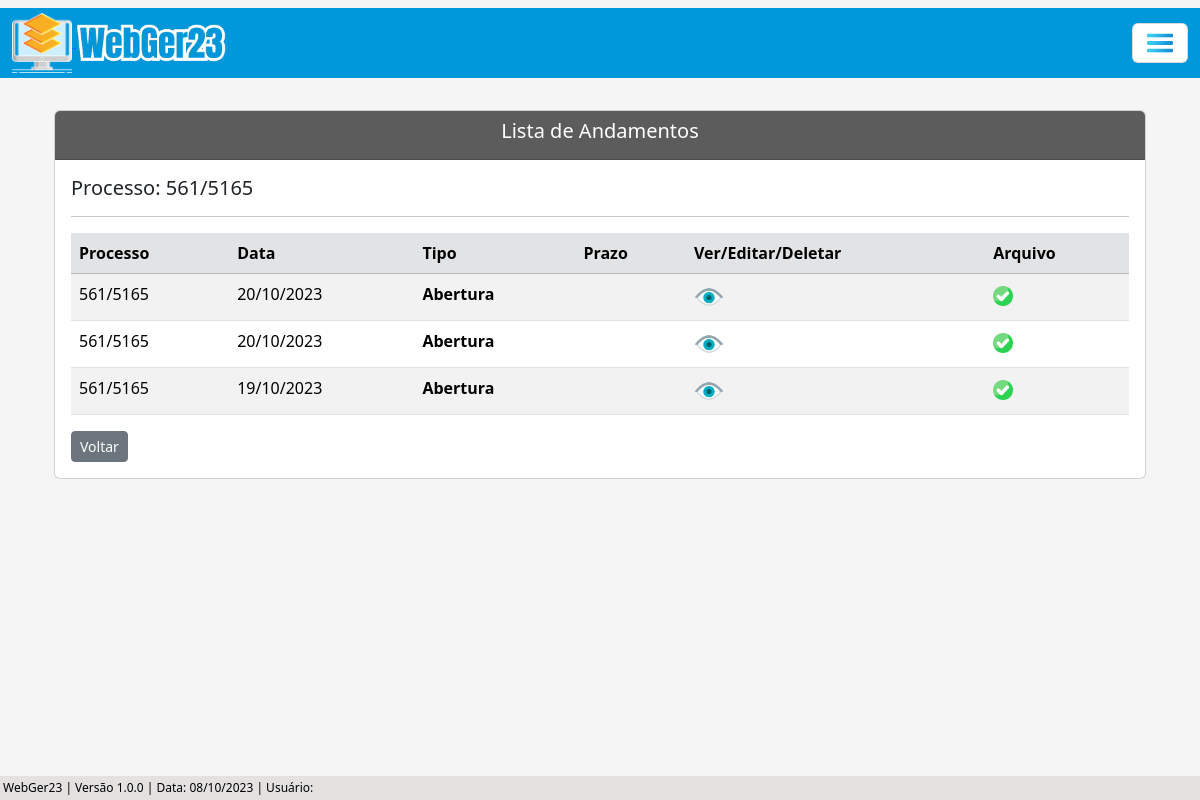
Before: /listar/andamento-adm-editar/1 with the older database file.
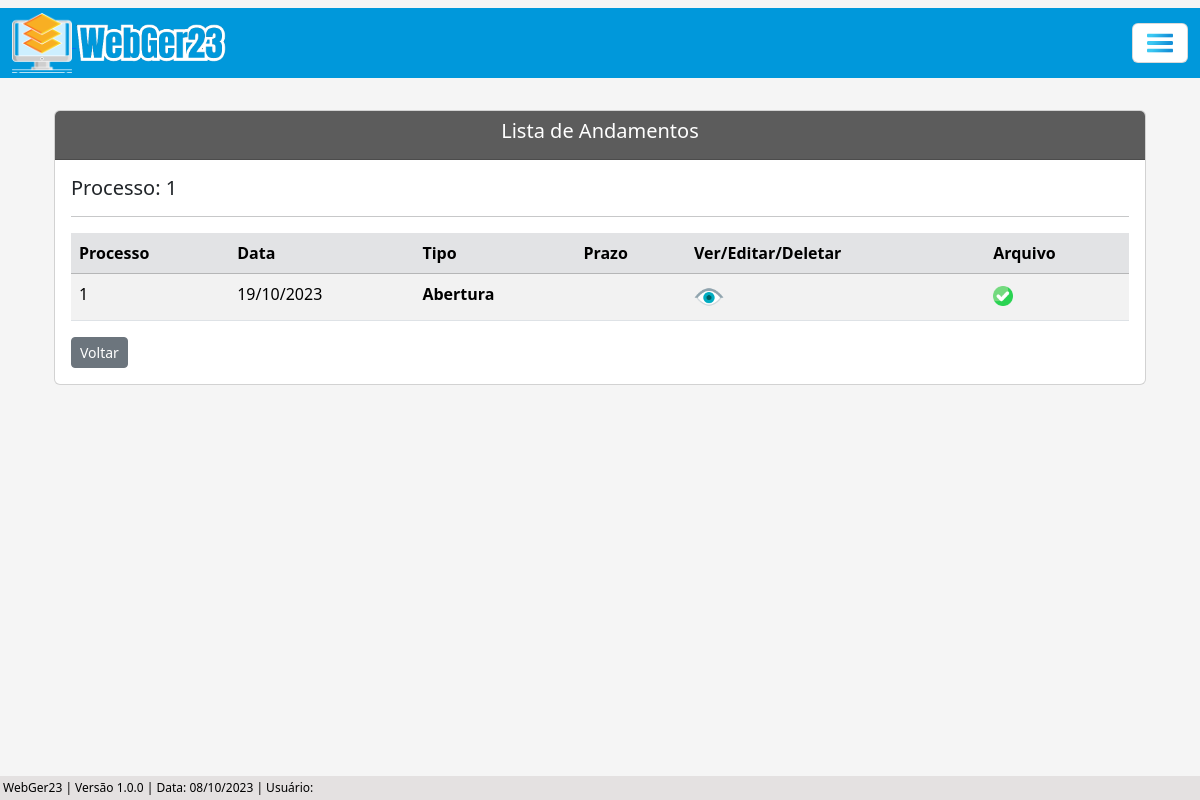
After: the same page with the newer database file.
### processo/models.py (models this page shows, shortened)
class Base(models.Model): # Classe base, será herdada pelas outras classes
    data_criacao = models.DateTimeField('data_criação', auto_now_add=True)
    usuario_criador = models.ForeignKey(get_user_model(), verbose_name='Usuário Criador', on_delete=models.SET_NULL, null=True)
    data_alteracao = models.DateTimeField('Alterado', auto_now=True)
    ativo = models.BooleanField('Ativo?', default=True)
    class Meta:
        abstract = True

class ProcessoAdm(Base):
    tipo_pessoas = (
        ('Física', 'Física'), ('Jurídica', 'Jurídica'),
    )
    numero = models.CharField(unique=True, verbose_name='N°', max_length=10) # Número do processo
    municipio = models.CharField(max_length=50, verbose_name='Município') # Município
    uf = models.CharField(max_length=2) # UF
    data_inicial = models.DateField(blank=True, null=True) # Data Inicial do Período do processo
    data_final = models.DateField(blank=True, null=True) # Data final do Período do processo
    data_div_ativa = models.DateField(blank=True, null=True) # Data dívida ativa
    valor_atributo = models.CharField(max_length=14, blank=True, null=True)  # Valor do atributo
    valor_multa = models.CharField(max_length=14, blank=True, null=True) # Valor da multa
    valor_credito = models.CharField(max_length=14, blank=True, null=True) # Valor do crédito
    valor_atualizado = models.CharField(max_length=14, blank=True, null=True) # Valor do atualizado
    data_valor_atualizado = models.DateField(blank=True, null=True) # Data valor atualizado
    nome_contribuinte = models.CharField(max_length=50)  # Nome / Razão Social
    tipo_pessoa = models.CharField(max_length=50, choices=tipo_pessoas) # Física / Jurídica # Utiliza choices(escolhas) para selecionar o tipo de pessoas
    documento = models.CharField(max_length=20, verbose_name='CPF/CNPJ', unique=True) # CPF / CNPJ
    nome_fantasia = models.CharField(max_length=50, blank=True, null=True) # Nome Fantasia
    email = models.EmailField(max_length=50, blank=True, null=True) # E-mail
    endereco = models.CharField(max_length=150) # Rua
    complemento = models.CharField(max_length=50, blank=True, null=True) # Complemento
    municipio_contribuinte = models.CharField(max_length=50, blank=True, null=True) # Município Contribuinte
    uf_contribuinte = models.CharField(max_length=2, verbose_name='UF', blank=True, null=True) # UF Contribuinte
    cep = models.CharField(max_length=10, blank=True, null=True) # CEP
    telefone = models.CharField(max_length=20, blank=True, null=True) # Telefone
    celular = models.CharField(max_length=20, blank=True, null=True) # Celular
    def __str__(self):
        return f'{self.numero}'

class AndamentoAdm(Base):
    situacao = (
        ('Sem Pagamento', 'Sem Pagamento'), ('Com Pagamento', 'Com Pagamento'),
    )
    processo = models.ForeignKey(ProcessoAdm, on_delete=models.CASCADE) # Relacionamento 'One to Many' (um para muitos)
    data_andamento = models.DateField(verbose_name='Data do Andamento')
    tipo_andamento = models.ForeignKey(TipoAndamentoAdm, on_delete=models.CASCADE)
    situacao_pagamento = models.CharField(max_length=100, choices=situacao, blank=True, null=True)
    valor_pago = models.CharField(max_length=14, blank=True, null=True)
    data_prazo = models.DateField(blank=True, null=True)
    funcionario = models.CharField(max_length=50, blank=True, null=True)
    data_recebimento = models.DateField(blank=True, null=True)
    complemento = models.CharField(max_length=150, blank=True, null=True)
    arquivo = models.FileField(upload_to='Arquivo/', verbose_name='Arquivo', blank=True)

class TipoAndamentoAdm(Base):
    tipo_andamento = models.CharField(max_length=100, verbose_name='Tipo de Andamento')
    def __str__(self):
        return self.tipo_andamento

### processo/views.py (the view)
# urls.py: path('listar/andamento-adm-editar/<int:pk>', AndamentoAdmListUpdate.as_view(), name='andamento-adm-list-update')
class AndamentoAdmListUpdate(ListView):
    model = ProcessoAdm
    template_name = 'processos/lists/andamento_adm_list_update.html'
    def get_queryset(self):
        pk_processo = self.kwargs.get('pk') # Pega a pk(primary key) da URL, pk do processo
        processo = ProcessoAdm.objects.get(pk=pk_processo)  # Pega o processo que possui a pk recebida (pk é a primary key do processo)
        andamentos = processo.andamentoadm_set.all()  # Pega todos os atributos do andamento
        return andamentos
    def get_context_data(self, **kwargs):
        processo_pk = self.kwargs.get('pk') # Pega a PK do processo através da URL
        context = super().get_context_data(**kwargs)
        context['dados_processo'] = ProcessoAdm.objects.filter(pk=processo_pk) # Filtra os dados do processo através da pk
        return context

### processo/templates/processos/lists/andamento_adm_list_update.html (shortened to what this page needs)
{% extends 'index.html' %}
{% load static %}
{% block conteudo %}
    <div class="container p-4">
        <div class="card">
            <div class="card-header text-white" style="background-color: #5c5c5c;">
                    <h5 style="text-align: center;">Lista de Andamentos</h5>
            </div>
            <div class="card-body">
                {% for atributo in dados_processo %}
                    <h5>Processo: {{ atributo.numero }}</h5>
                {% endfor %}
                <hr>
                <div class="table-responsive">
                    <table class="table table-striped" id="tabela-listar-andamento">
                        <thead>
                            <tr class="table-secondary">
                                <th>Processo</th>
                                <th>Data</th>
                                <th>Tipo</th>
                                <th>Prazo</th>
                                    <th>Ver/Editar/Deletar</th>
                                <th>Arquivo</th>
                            </tr>
                        </thead>
                        <tbody>
                            {% for andamento in object_list %}
                            <tr>
                                <td>{{ andamento.processo }}</td>
                                <td>{{ andamento.data_andamento|date:"d/m/Y" }}</td>
                                <td><b>{{ andamento.tipo_andamento }}</b></td>
                                {% if andamento.data_prazo == Null %}
                                <td></td>
                                {% else %}
                                <td>{{ andamento.data_prazo|date:"d/m/Y" }}</td>
                                {% endif%}
                                    <td>
                                        <a href="{% url 'andamento-adm-view' andamento.pk %}"><img src="{% static 'img/olho3.png' %}" width="30"></a>
                                    </td>
                                    <td>
                                        {% if andamento.arquivo %}
                                            <a href="{{ andamento.arquivo.url }}" target="blank"><img src="{% static 'img/verificar.png' %}" width="20"></a>
                                        {% endif %}
                                    </td>
                            {% endfor %}
                            </tbody>
                        </table>
                        <a href="{% url 'proc-adm-list' %}" class="btn btn-secondary btn-sm">Voltar</a>
                    </div>
                </div>
            </div>
    </div>
{% endblock %}

Changed rows visible on the page:
removed AndamentoAdm: processo "561/5165", data_andamento "20/10/2023", tipo_andamento "Abertura"
removed AndamentoAdm: processo "561/5165", data_andamento "19/10/2023", tipo_andamento "Abertura"
changed ProcessoAdm: numero "561/5165" → "1"
changed AndamentoAdm "Abertura": processo "561/5165" → "1"; data_andamento "20/10/2023" → "19/10/2023"
